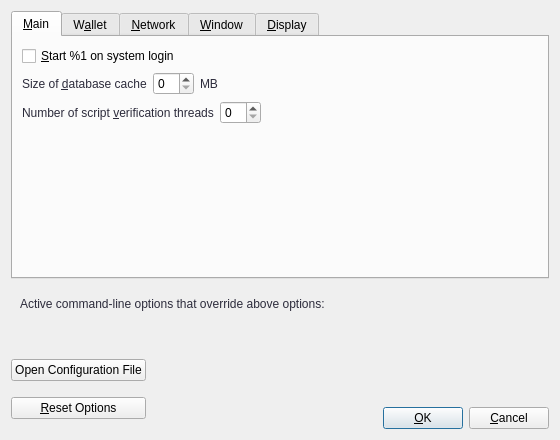
<?xml version="1.0" encoding="UTF-8"?>
<ui version="4.0">
 <class>OptionsDialog</class>
 <widget class="QDialog" name="OptionsDialog">
  <property name="geometry">
   <rect>
    <x>0</x>
    <y>0</y>
    <width>560</width>
    <height>440</height>
   </rect>
  </property>
  <property name="windowTitle">
   <string>Options</string>
  </property>
  <property name="modal">
   <bool>true</bool>
  </property>
  <layout class="QVBoxLayout" name="verticalLayout">
   <item>
    <widget class="QTabWidget" name="tabWidget">
     <property name="currentIndex">
      <number>0</number>
     </property>
     <widget class="QWidget" name="tabMain">
      <attribute name="title">
       <string>&amp;Main</string>
      </attribute>
      <layout class="QVBoxLayout" name="verticalLayout_Main">
       <item>
        <widget class="QCheckBox" name="safecashAtStartup">
         <property name="toolTip">
          <string>Automatically start %1 after logging in to the system.</string>
         </property>
         <property name="text">
          <string>&amp;Start %1 on system login</string>
         </property>
        </widget>
       </item>
       <item>
        <layout class="QHBoxLayout" name="horizontalLayout_2_Main">
         <item>
          <widget class="QLabel" name="databaseCacheLabel">
		    <property name="styleSheet">
             <string notr="true">QLabel { color: #2c2b3b; }</string>
            </property>	
           <property name="text">
            <string>Size of &amp;database cache</string>
           </property>
           <property name="textFormat">
            <enum>Qt::PlainText</enum>
           </property>
           <property name="buddy">
            <cstring>databaseCache</cstring>
           </property>
          </widget>
         </item>
         <item>
          <widget class="QSpinBox" name="databaseCache"/>
         </item>
         <item>
          <widget class="QLabel" name="databaseCacheUnitLabel">
		    <property name="styleSheet">
             <string notr="true">QLabel { color: #2c2b3b; }</string>
            </property>			  
           <property name="text">
            <string>MB</string>
           </property>
           <property name="textFormat">
            <enum>Qt::PlainText</enum>
           </property>
          </widget>
         </item>
         <item>
          <spacer name="horizontalSpacer_2_Main">
           <property name="orientation">
            <enum>Qt::Horizontal</enum>
           </property>
           <property name="sizeHint" stdset="0">
            <size>
             <width>40</width>
             <height>20</height>
            </size>
           </property>
          </spacer>
         </item>
        </layout>
       </item>
       <item>
        <layout class="QHBoxLayout" name="horizontalLayout_3_Main">
         <item>
          <widget class="QLabel" name="threadsScriptVerifLabel">
		    <property name="styleSheet">
             <string notr="true">QLabel { color: #2c2b3b; }</string>
            </property>			  
           <property name="text">
            <string>Number of script &amp;verification threads</string>
           </property>
           <property name="textFormat">
            <enum>Qt::PlainText</enum>
           </property>
           <property name="buddy">
            <cstring>threadsScriptVerif</cstring>
           </property>
          </widget>
         </item>
         <item>
          <widget class="QSpinBox" name="threadsScriptVerif">
           <property name="toolTip">
            <string>(0 = auto, &lt;0 = leave that many cores free)</string>
           </property>
          </widget>
         </item>
         <item>
          <spacer name="horizontalSpacer_3_Main">
           <property name="orientation">
            <enum>Qt::Horizontal</enum>
           </property>
           <property name="sizeHint" stdset="0">
            <size>
             <width>40</width>
             <height>20</height>
            </size>
           </property>
          </spacer>
         </item>
        </layout>
       </item>
       <item>
        <spacer name="verticalSpacer_Main">
         <property name="orientation">
          <enum>Qt::Vertical</enum>
         </property>
         <property name="sizeHint" stdset="0">
          <size>
           <width>20</width>
           <height>40</height>
          </size>
         </property>
        </spacer>
       </item>
      </layout>
     </widget>
     <widget class="QWidget" name="tabWallet">
      <attribute name="title">
       <string>W&amp;allet</string>
      </attribute>
      <layout class="QVBoxLayout" name="verticalLayout_Wallet">
       <item>
        <widget class="QGroupBox" name="groupBox">
         <property name="title">
          <string>Expert</string>
         </property>
         <layout class="QVBoxLayout" name="verticalLayout_2">
          <item>
           <widget class="QCheckBox" name="coinControlFeatures">
            <property name="toolTip">
             <string>Whether to show coin control features or not.</string>
            </property>
            <property name="text">
             <string>Enable coin &amp;control features</string>
            </property>
           </widget>
          </item>
          <item>
           <widget class="QCheckBox" name="spendZeroConfChange">
            <property name="toolTip">
             <string>If you disable the spending of unconfirmed change, the change from a transaction cannot be used until that transaction has at least one confirmation. This also affects how your balance is computed.</string>
            </property>
            <property name="text">
             <string>&amp;Spend unconfirmed change</string>
            </property>
           </widget>
          </item>
         </layout>
        </widget>
       </item>
       <item>
        <spacer name="verticalSpacer_Wallet">
         <property name="orientation">
          <enum>Qt::Vertical</enum>
         </property>
         <property name="sizeHint" stdset="0">
          <size>
           <width>20</width>
           <height>40</height>
          </size>
         </property>
        </spacer>
       </item>
      </layout>
     </widget>
     <widget class="QWidget" name="tabNetwork">
      <attribute name="title">
       <string>&amp;Network</string>
      </attribute>
      <layout class="QVBoxLayout" name="verticalLayout_Network">
       <item>
        <widget class="QCheckBox" name="mapPortUpnp">
         <property name="toolTip">
          <string>Automatically open the SafeCash Official client port on the router. This only works when your router supports UPnP and it is enabled.</string>
         </property>
         <property name="text">
          <string>Map port using &amp;UPnP</string>
         </property>
        </widget>
       </item>
       <item>
        <widget class="QCheckBox" name="allowIncoming">
         <property name="toolTip">
          <string>Accept connections from outside.</string>
         </property>
         <property name="text">
          <string>Allow incomin&amp;g connections</string>
         </property>
        </widget>
       </item>
       <item>
        <widget class="QCheckBox" name="connectSocks">
         <property name="toolTip">
          <string>Connect to the SafeCash network through a SOCKS5 proxy.</string>
         </property>
         <property name="text">
          <string>&amp;Connect through SOCKS5 proxy (default proxy):</string>
         </property>
        </widget>
       </item>
       <item>
        <layout class="QHBoxLayout" name="horizontalLayout_1_Network">
         <item>
          <widget class="QLabel" name="proxyIpLabel">
		    <property name="styleSheet">
             <string notr="true">QLabel { color: #2c2b3b; }</string>
            </property>			  
           <property name="text">
            <string>Proxy &amp;IP:</string>
           </property>
           <property name="textFormat">
            <enum>Qt::PlainText</enum>
           </property>
           <property name="buddy">
            <cstring>proxyIp</cstring>
           </property>
          </widget>
         </item>
         <item>
          <widget class="QValidatedLineEdit" name="proxyIp">
           <property name="minimumSize">
            <size>
             <width>140</width>
             <height>0</height>
            </size>
           </property>
           <property name="maximumSize">
            <size>
             <width>140</width>
             <height>16777215</height>
            </size>
           </property>
           <property name="toolTip">
            <string>IP address of the proxy (e.g. IPv4: 127.0.0.1 / IPv6: ::1)</string>
           </property>
          </widget>
         </item>
         <item>
          <widget class="QLabel" name="proxyPortLabel">
		    <property name="styleSheet">
             <string notr="true">QLabel { color: #2c2b3b; }</string>
            </property>			  
           <property name="text">
            <string>&amp;Port:</string>
           </property>
           <property name="textFormat">
            <enum>Qt::PlainText</enum>
           </property>
           <property name="buddy">
            <cstring>proxyPort</cstring>
           </property>
          </widget>
         </item>
         <item>
          <widget class="QLineEdit" name="proxyPort">
           <property name="minimumSize">
            <size>
             <width>55</width>
             <height>0</height>
            </size>
           </property>
           <property name="maximumSize">
            <size>
             <width>55</width>
             <height>16777215</height>
            </size>
           </property>
           <property name="toolTip">
            <string>Port of the proxy (e.g. 9050)</string>
           </property>
          </widget>
         </item>
         <item>
          <spacer name="horizontalSpacer_1_Network">
           <property name="orientation">
            <enum>Qt::Horizontal</enum>
           </property>
           <property name="sizeHint" stdset="0">
            <size>
             <width>40</width>
             <height>20</height>
            </size>
           </property>
          </spacer>
         </item>
        </layout>
       </item>
       <item>
        <layout class="QHBoxLayout" name="horizontalLayout_2_Network">
         <item>
          <widget class="QLabel" name="proxyActiveNets">
		    <property name="styleSheet">
             <string notr="true">QLabel { color: #2c2b3b; }</string>
            </property>			  
           <property name="text">
            <string>Used for reaching peers via:</string>
           </property>
           <property name="textFormat">
            <enum>Qt::PlainText</enum>
           </property>
          </widget>
         </item>
         <item>
          <widget class="QCheckBox" name="proxyReachIPv4">
           <property name="enabled">
            <bool>false</bool>
           </property>
           <property name="toolTip">
            <string>Shows if the supplied default SOCKS5 proxy is used to reach peers via this network type.</string>
           </property>
           <property name="text">
            <string/>
           </property>
          </widget>
         </item>
         <item>
          <widget class="QLabel" name="proxyReachIPv4Label">
		    <property name="styleSheet">
             <string notr="true">QLabel { color: #2c2b3b; }</string>
            </property>			  
           <property name="text">
            <string>IPv4</string>
           </property>
           <property name="textFormat">
            <enum>Qt::PlainText</enum>
           </property>
          </widget>
         </item>
         <item>
          <widget class="QCheckBox" name="proxyReachIPv6">
           <property name="enabled">
            <bool>false</bool>
           </property>
           <property name="toolTip">
            <string>Shows if the supplied default SOCKS5 proxy is used to reach peers via this network type.</string>
           </property>
           <property name="text">
            <string/>
           </property>
          </widget>
         </item>
         <item>
          <widget class="QLabel" name="proxyReachIPv6Label">
		    <property name="styleSheet">
             <string notr="true">QLabel { color: #2c2b3b; }</string>
            </property>			  
           <property name="text">
            <string>IPv6</string>
           </property>
           <property name="textFormat">
            <enum>Qt::PlainText</enum>
           </property>
          </widget>
         </item>
         <item>
          <widget class="QCheckBox" name="proxyReachTor">
           <property name="enabled">
            <bool>false</bool>
           </property>
           <property name="toolTip">
            <string>Shows if the supplied default SOCKS5 proxy is used to reach peers via this network type.</string>
           </property>
           <property name="text">
            <string/>
           </property>
          </widget>
         </item>
         <item>
          <widget class="QLabel" name="proxyReachTorLabel">
		    <property name="styleSheet">
             <string notr="true">QLabel { color: #2c2b3b; }</string>
            </property>			  
           <property name="text">
            <string>Tor</string>
           </property>
           <property name="textFormat">
            <enum>Qt::PlainText</enum>
           </property>
          </widget>
         </item>
         <item>
          <spacer name="horizontalSpacer_2_Network">
           <property name="orientation">
            <enum>Qt::Horizontal</enum>
           </property>
           <property name="sizeHint" stdset="0">
            <size>
             <width>40</width>
             <height>20</height>
            </size>
           </property>
          </spacer>
         </item>
        </layout>
       </item>
       <item>
        <widget class="QCheckBox" name="connectSocksTor">
         <property name="toolTip">
          <string>Connect to the SafeCash network through a separate SOCKS5 proxy for Tor hidden services.</string>
         </property>
         <property name="text">
          <string>Use separate SOCKS&amp;5 proxy to reach peers via Tor hidden services:</string>
         </property>
        </widget>
       </item>
       <item>
        <layout class="QHBoxLayout" name="horizontalLayout_3_Network">
         <item>
          <widget class="QLabel" name="proxyIpTorLabel">
		    <property name="styleSheet">
             <string notr="true">QLabel { color: #2c2b3b; }</string>
            </property>			  
           <property name="text">
            <string>Proxy &amp;IP:</string>
           </property>
           <property name="textFormat">
            <enum>Qt::PlainText</enum>
           </property>
           <property name="buddy">
            <cstring>proxyIpTor</cstring>
           </property>
          </widget>
         </item>
         <item>
          <widget class="QValidatedLineEdit" name="proxyIpTor">
           <property name="minimumSize">
            <size>
             <width>140</width>
             <height>0</height>
            </size>
           </property>
           <property name="maximumSize">
            <size>
             <width>140</width>
             <height>16777215</height>
            </size>
           </property>
           <property name="toolTip">
            <string>IP address of the proxy (e.g. IPv4: 127.0.0.1 / IPv6: ::1)</string>
           </property>
          </widget>
         </item>
         <item>
          <widget class="QLabel" name="proxyPortTorLabel">
		    <property name="styleSheet">
             <string notr="true">QLabel { color: #2c2b3b; }</string>
            </property>			  
           <property name="text">
            <string>&amp;Port:</string>
           </property>
           <property name="textFormat">
            <enum>Qt::PlainText</enum>
           </property>
           <property name="buddy">
            <cstring>proxyPortTor</cstring>
           </property>
          </widget>
         </item>
         <item>
          <widget class="QLineEdit" name="proxyPortTor">
           <property name="minimumSize">
            <size>
             <width>55</width>
             <height>0</height>
            </size>
           </property>
           <property name="maximumSize">
            <size>
             <width>55</width>
             <height>16777215</height>
            </size>
           </property>
           <property name="toolTip">
            <string>Port of the proxy (e.g. 9050)</string>
           </property>
          </widget>
         </item>
         <item>
          <spacer name="horizontalSpacer_4_Network">
           <property name="orientation">
            <enum>Qt::Horizontal</enum>
           </property>
           <property name="sizeHint" stdset="0">
            <size>
             <width>40</width>
             <height>20</height>
            </size>
           </property>
          </spacer>
         </item>
        </layout>
       </item>
       <item>
        <spacer name="verticalSpacer_Network">
         <property name="orientation">
          <enum>Qt::Vertical</enum>
         </property>
         <property name="sizeHint" stdset="0">
          <size>
           <width>20</width>
           <height>40</height>
          </size>
         </property>
        </spacer>
       </item>
      </layout>
     </widget>
     <widget class="QWidget" name="tabWindow">
      <attribute name="title">
       <string>&amp;Window</string>
      </attribute>
      <layout class="QVBoxLayout" name="verticalLayout_Window">
       <item>
        <widget class="QCheckBox" name="hideTrayIcon">
         <property name="toolTip">
          <string>Hide the icon from the system tray.</string>
         </property>
         <property name="text">
          <string>&amp;Hide tray icon</string>
         </property>
        </widget>
       </item>
       <item>
        <widget class="QCheckBox" name="minimizeToTray">
         <property name="toolTip">
          <string>Show only a tray icon after minimizing the window.</string>
         </property>
         <property name="text">
          <string>&amp;Minimize to the tray instead of the taskbar</string>
         </property>
        </widget>
       </item>
       <item>
        <widget class="QCheckBox" name="minimizeOnClose">
         <property name="toolTip">
          <string>Minimize instead of exit the application when the window is closed. When this option is enabled, the application will be closed only after selecting Exit in the menu.</string>
         </property>
         <property name="text">
          <string>M&amp;inimize on close</string>
         </property>
        </widget>
       </item>
       <item>
        <spacer name="verticalSpacer_Window">
         <property name="orientation">
          <enum>Qt::Vertical</enum>
         </property>
         <property name="sizeHint" stdset="0">
          <size>
           <width>20</width>
           <height>40</height>
          </size>
         </property>
        </spacer>
       </item>
      </layout>
     </widget>
     <widget class="QWidget" name="tabDisplay">
      <attribute name="title">
       <string>&amp;Display</string>
      </attribute>
      <layout class="QVBoxLayout" name="verticalLayout_Display">
       <item>
        <layout class="QHBoxLayout" name="horizontalLayout_1_Display">
         <item>
          <widget class="QLabel" name="langLabel">
		  <property name="styleSheet">
             <string notr="true">QLabel { color: #2c2b3b; }</string>
            </property>			  
           <property name="text">
            <string>User Interface &amp;language:</string>
           </property>
           <property name="textFormat">
            <enum>Qt::PlainText</enum>
           </property>
           <property name="buddy">
            <cstring>lang</cstring>
           </property>
          </widget>
         </item>
         <item>
          <widget class="QValueComboBox" name="lang">
           <property name="toolTip">
            <string>The user interface language can be set here. This setting will take effect after restarting %1.</string>
           </property>
          </widget>
         </item>
        </layout>
       </item>
       <item>
        <layout class="QHBoxLayout" name="horizontalLayout_2_Display">
         <item>
          <widget class="QLabel" name="unitLabel">
		  <property name="styleSheet">
             <string notr="true">QLabel { color: #2c2b3b; }</string>
            </property>	
           <property name="text">
            <string>&amp;Unit to show amounts in:</string>
           </property>
           <property name="textFormat">
            <enum>Qt::PlainText</enum>
           </property>
           <property name="buddy">
            <cstring>unit</cstring>
           </property>
          </widget>
         </item>
         <item>
          <widget class="QValueComboBox" name="unit">
           <property name="toolTip">
            <string>Choose the default subdivision unit to show in the interface and when sending coins.</string>
           </property>
          </widget>
         </item>
        </layout>
       </item>
       <item>
        <layout class="QHBoxLayout" name="horizontalLayout_3_Display">
         <item>
          <widget class="QLabel" name="thirdPartyTxUrlsLabel">
		    <property name="styleSheet">
             <string notr="true">QLabel { color: #2c2b3b; }</string>
            </property>			  
           <property name="toolTip">
            <string>Third party URLs (e.g. a block explorer) that appear in the transactions tab as context menu items. %s in the URL is replaced by transaction hash. Multiple URLs are separated by vertical bar |.</string>
           </property>
           <property name="text">
            <string>&amp;Third party transaction URLs</string>
           </property>
           <property name="buddy">
            <cstring>thirdPartyTxUrls</cstring>
           </property>
          </widget>
         </item>
         <item>
          <widget class="QLineEdit" name="thirdPartyTxUrls">
           <property name="toolTip">
            <string>Third party URLs (e.g. a block explorer) that appear in the transactions tab as context menu items. %s in the URL is replaced by transaction hash. Multiple URLs are separated by vertical bar |.</string>
           </property>
          </widget>
         </item>
        </layout>
       </item>
       <item>
        <spacer name="verticalSpacer_Display">
         <property name="orientation">
          <enum>Qt::Vertical</enum>
         </property>
         <property name="sizeHint" stdset="0">
          <size>
           <width>20</width>
           <height>40</height>
          </size>
         </property>
        </spacer>
       </item>
      </layout>
     </widget>
    </widget>
   </item>
   <item>
    <widget class="QFrame" name="frame">
     <layout class="QVBoxLayout" name="verticalLayout_Bottom">
      <item>
       <layout class="QHBoxLayout" name="horizontalLayout_Bottom">
        <item>
         <widget class="QLabel" name="overriddenByCommandLineInfoLabel">
		    <property name="styleSheet">
             <string notr="true">QLabel { color: #2c2b3b; }</string>
            </property>			 
          <property name="text">
           <string>Active command-line options that override above options:</string>
          </property>
          <property name="textFormat">
           <enum>Qt::PlainText</enum>
          </property>
         </widget>
        </item>
        <item>
         <spacer name="horizontalSpacer_Bottom">
          <property name="orientation">
           <enum>Qt::Horizontal</enum>
          </property>
          <property name="sizeHint" stdset="0">
           <size>
            <width>40</width>
            <height>20</height>
           </size>
          </property>
         </spacer>
        </item>
       </layout>
      </item>
      <item>
       <widget class="QLabel" name="overriddenByCommandLineLabel">
		    <property name="styleSheet">
             <string notr="true">QLabel { color: #2c2b3b; }</string>
            </property>		   
        <property name="text">
         <string/>
        </property>
        <property name="textFormat">
         <enum>Qt::PlainText</enum>
        </property>
        <property name="wordWrap">
         <bool>true</bool>
        </property>
       </widget>
      </item>
     </layout>
    </widget>
   </item>
   <item>
    <layout class="QHBoxLayout" name="horizontalLayout_Buttons">
     <item>
      <layout class="QVBoxLayout" name="verticalLayout_Buttons">
       <item>
        <widget class="QPushButton" name="openSafeCashConfButton">
         <property name="toolTip">
          <string>Open the %1 configuration file from the working directory.</string>
         </property>
         <property name="text">
          <string>Open Configuration File</string>
         </property>
         <property name="autoDefault">
          <bool>false</bool>
         </property>
        </widget>
       </item>
       <item>
        <widget class="QPushButton" name="resetButton">
         <property name="toolTip">
          <string>Reset all client options to default.</string>
         </property>
         <property name="text">
          <string>&amp;Reset Options</string>
         </property>
         <property name="autoDefault">
          <bool>false</bool>
         </property>
        </widget>
       </item>
      </layout>
     </item>
     <item>
      <spacer name="horizontalSpacer_1">
       <property name="orientation">
        <enum>Qt::Horizontal</enum>
       </property>
       <property name="sizeHint" stdset="0">
        <size>
         <width>40</width>
         <height>48</height>
        </size>
       </property>
      </spacer>
     </item>
     <item>
      <widget class="QLabel" name="statusLabel">
		    <property name="styleSheet">
             <string notr="true">QLabel { color: #2c2b3b; }</string>
            </property>		  
       <property name="minimumSize">
        <size>
         <width>200</width>
         <height>0</height>
        </size>
       </property>
       <property name="font">
        <font>
         <weight>75</weight>
         <bold>true</bold>
        </font>
       </property>
       <property name="text">
        <string/>
       </property>
       <property name="textFormat">
        <enum>Qt::PlainText</enum>
       </property>
       <property name="wordWrap">
        <bool>true</bool>
       </property>
      </widget>
     </item>
     <item>
      <spacer name="horizontalSpacer_2">
       <property name="orientation">
        <enum>Qt::Horizontal</enum>
       </property>
       <property name="sizeHint" stdset="0">
        <size>
         <width>40</width>
         <height>48</height>
        </size>
       </property>
      </spacer>
     </item>
     <item>
      <layout class="QVBoxLayout" name="verticalLayout_4">
       <item>
        <spacer name="verticalSpacer">
         <property name="orientation">
          <enum>Qt::Vertical</enum>
         </property>
         <property name="sizeHint" stdset="0">
          <size>
           <width>20</width>
           <height>40</height>
          </size>
         </property>
        </spacer>
       </item>
       <item>
        <layout class="QHBoxLayout" name="horizontalLayout">
         <item>
          <widget class="QPushButton" name="okButton">
           <property name="text">
            <string>&amp;OK</string>
           </property>
           <property name="autoDefault">
            <bool>false</bool>
           </property>
           <property name="default">
            <bool>true</bool>
           </property>
          </widget>
         </item>
         <item>
          <widget class="QPushButton" name="cancelButton">
           <property name="text">
            <string>&amp;Cancel</string>
           </property>
           <property name="autoDefault">
            <bool>false</bool>
           </property>
          </widget>
         </item>
        </layout>
       </item>
      </layout>
     </item>
    </layout>
   </item>
  </layout>
 </widget>
 <customwidgets>
  <customwidget>
   <class>QValidatedLineEdit</class>
   <extends>QLineEdit</extends>
   <header>qt/qvalidatedlineedit.h</header>
  </customwidget>
  <customwidget>
   <class>QValueComboBox</class>
   <extends>QComboBox</extends>
   <header>qt/qvaluecombobox.h</header>
  </customwidget>
 </customwidgets>
 <resources/>
 <connections/>
</ui>
